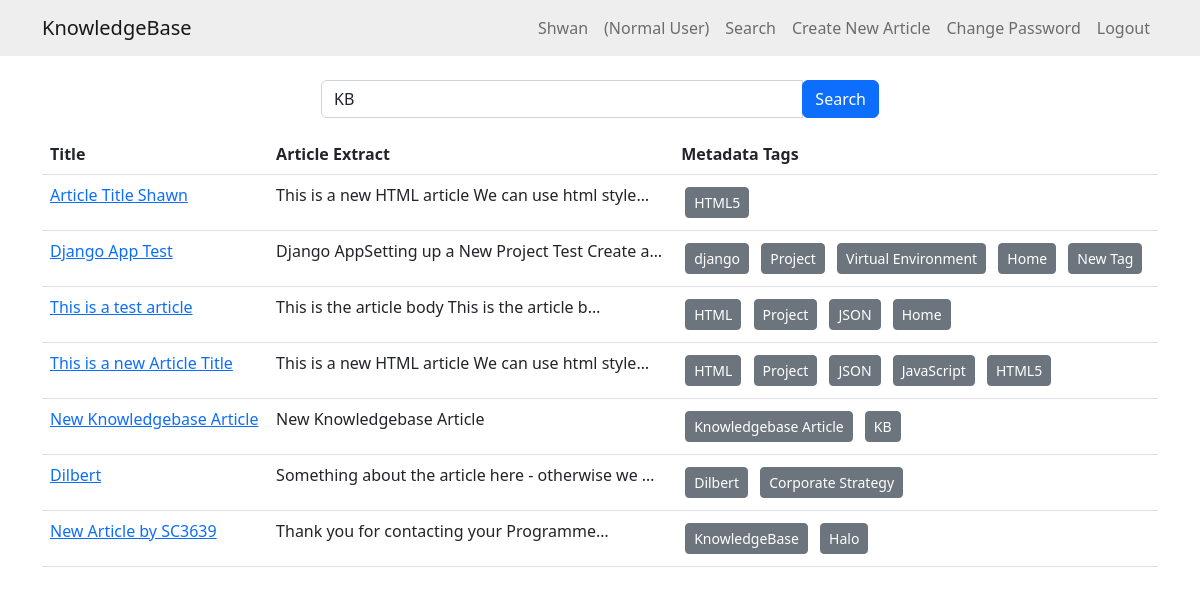
Page /?search=KB (signed in) on the committed database.
### knowledge/models.py (models this page shows, shortened)
class KBEntry(models.Model):
    title = models.CharField(max_length=255)
    article = models.TextField()
    created_by = models.ForeignKey(User, related_name="created_kb_entries", on_delete=models.SET_NULL, null=True)
    created_datetime = models.DateTimeField(auto_now_add=True)
    modified_datetime = models.DateTimeField(auto_now=True)
    last_modified_by = models.ForeignKey(User, related_name="modified_kb_entries", on_delete=models.SET_NULL, null=True)
    deleted_datetime = models.DateTimeField(null=True, blank=True)
    deleted_by = models.ForeignKey(User, related_name="deleted_kb_entries", on_delete=models.SET_NULL, null=True, blank=True)
    upvotes = models.ManyToManyField(User, related_name="upvoted_kb_entries", blank=True)
    downvotes = models.ManyToManyField(User, related_name="downvoted_kb_entries", blank=True)
    meta_data = models.ManyToManyField('Tag', blank=True) # Assuming you will have a 'Tag' model

class Tag(models.Model):
    name = models.CharField(max_length=100)

### knowledge/views.py (the view)
# urls.py: path('', home, name='home'),
@login_required
def home(request):
    search_term = request.GET.get('search', '')
    entries = KBEntry.objects.none()  # Default to no entries
    if search_term:
        from django.db.models import Q
        entries = KBEntry.objects.filter(
            Q(title__icontains=search_term) |
            Q(article__icontains=search_term) |
            Q(meta_data__name__icontains=search_term),
            deleted_datetime__isnull=True
        ).distinct()
        for entry in entries:
            entry.article = strip_tags(entry.article.replace('<p>', ' '))
    return render(request, 'knowledge/home.html', {'entries': entries, 'search_term': search_term})

### knowledge/templates/knowledge/home.html (shortened to what this page needs)
{% extends "knowledge/base.html" %}
{% block content %}
<br>
<div class="mb-3 col-md-6 offset-md-3">
    <form method="GET" class="form-inline">
        <div class="input-group">
            <input type="text" name="search" value="{{ search_term }}" placeholder="Search..." class="form-control" />
            <div class="input-group-append">
                <button type="submit" class="btn btn-primary">Search</button>
            </div>
        </div>
    </form>
</div>
{% if entries %}
    <table class="table">
        <thead>
            <tr>
                <th>Title</th>
                <th>Article Extract</th>
                <th>Metadata Tags</th>
            </tr>
        </thead>
        <tbody>
        {% for entry in entries %}
            <tr>
                <td><a href="/article/?id={{ entry.id }}">{{ entry.title }}</a></td>
                <td>{{ entry.article|truncatechars:50 }}</td>
                <td>
                    {% for tag in entry.meta_data.all %}
                        <a href="/?search={{ tag.name }}" class="btn btn-secondary btn-sm m-1">{{ tag.name }}</a>
                    {% endfor %}
                </td>
            </tr>
        {% endfor %}
        </tbody>
    </table>
{% elif search_term %}
    <p>No entries found for "{{ search_term }}".</p>
{% endif %}
{% endblock %}

### knowledge/templates/knowledge/base.html (shortened to what this page needs)
<!DOCTYPE html>
<html lang="en">
  <head>
    {% load static %}
    <link
      href="https://cdn.jsdelivr.net/npm/bootstrap@5.2.3/dist/css/bootstrap.min.css"
      rel="stylesheet"
    />
    <link
      rel="stylesheet"
      href="https://cdn.jsdelivr.net/npm/alertifyjs@1.13.1/build/css/alertify.min.css"
    />
    <link
      rel="stylesheet"
      href="https://cdn.jsdelivr.net/npm/alertifyjs@1.13.1/build/css/themes/default.min.css"
    />
    <link href="//cdn.quilljs.com/1.3.6/quill.snow.css" rel="stylesheet" />
  </head>
  <body>
    <nav
      class="navbar navbar-light navbar-expand-md"
      style="background-color: #eeeeee"
    >
      <div class="container">
        <a class="navbar-brand" href="/">KnowledgeBase</a>
        <div class="collapse navbar-collapse" id="navbarResponsive">
          <ul class="navbar-nav ms-auto">
            {% if user.is_authenticated %}
              <li class="nav-item">
                <a class="nav-link" id="nav5">{{ user.username }}</a>
              </li>
              {% if user.is_staff %}
              <li class="nav-item dropdown">
                <a class="nav-link dropdown-toggle" id="navbarDropdownMenuLink" role="button" data-bs-toggle="dropdown" aria-expanded="false">
                  Admin Tasks
                </a>
                <ul class="dropdown-menu" aria-labelledby="navbarDropdownMenuLink">
                  <li><a class="dropdown-item" href="{% url 'audit_logs' %}"">Audit Logs</a></li>
                  <li><a class="dropdown-item" href="{% url 'kb_list' %}">List All KB Articles</a></li>
                  <li><a class="dropdown-item" href="{% url 'user-list' %}">List All Users</a></li>
                </ul>
              </li>
              {% else %}
              <li class="nav-item">
                <a class="nav-link" id="logout">(Normal User)</a>
              </li>
              {% endif %}
            <li class="nav-item">
              <a class="nav-link" href="{% url 'home' %}"
                >Search</a
              >
            </li>
            <li class="nav-item">
              <a class="nav-link" href="{% url 'create' %}"
                >Create New Article</a
              >
            </li>
            <li class="nav-item">
              <a class="nav-link" href="{% url 'change_password' %}"
                >Change Password</a
              >
            </li>
            <li class="nav-item">
              <a class="nav-link" id="logout" href="{% url 'logout' %}"
                >Logout</a
              >
            </li>
            {% endif %}
          </ul>
        </div>
      </div>
    </nav>
    <div class="container">{% block content %} {% endblock %}</div>
  </body>
</html>

### rows in the picture
KBEntry: title "Article Title Shawn", article "This is a new HTML article We can use html style…"
Tag: name "HTML5"
KBEntry: title "Django App Test", article "Django AppSetting up a New Project Test Create a…"
Tag: name "django"
Tag: name "Project"
Tag: name "Virtual Environment"
Tag: name "Home"
Tag: name "New Tag"
KBEntry: title "This is a test article", article "This is the article body This is the article b…"
Tag: name "HTML"
Tag: name "JSON"
KBEntry: title "This is a new Article Title", article "This is a new HTML article We can use html style…"
Tag: name "JavaScript"
KBEntry: title "New Knowledgebase Article", article "New Knowledgebase Article"
Tag: name "Knowledgebase Article"
Tag: name "KB"
KBEntry: title "Dilbert", article "Something about the article here - otherwise we …"
Tag: name "Dilbert"
Tag: name "Corporate Strategy"
KBEntry: title "New Article by SC3639", article "Thank you for contacting your Programme…"
Tag: name "KnowledgeBase"
Tag: name "Halo"

### other values in the picture
{{ user.username }} "Shwan"
